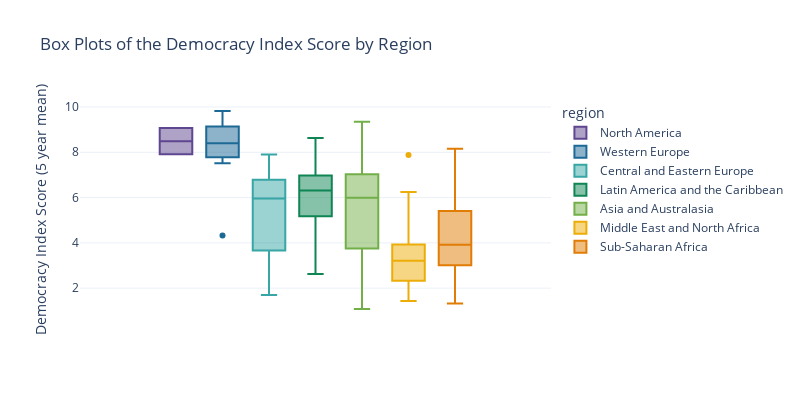

The notebook cell this image was saved under:
### Code cell
# 
fig = px.box(dem_idx, 
            y="five_year_mean",
            color="region",
            template='plotly_white',    
            color_discrete_sequence=px.colors.qualitative.Prism,
            title= 'Box Plots of the Democracy Index Score by Region',
            width=800,
            height=400,
            )
fig.update_yaxes(title_text='Democracy Index Score (5 year mean)')
fig.show()

### Figure 1 — Plotly figure (JSON) as saved in the notebook; plotly's stock layout.template omitted (floating-point values rounded to 4 significant figures)
{"data": [{"alignmentgroup": "True", "hovertemplate": "region=North America<br>five_year_mean=%{y}<extra></extra>", "legendgroup": "North America", "marker": {"color": "rgb(95, 70, 144)"}, "name": "North America", "notched": false, "offsetgroup": "North America", "orientation": "v", "showlegend": true, "type": "box", "x0": " ", "xaxis": "x", "y": [9.072, 7.908], "y0": " ", "yaxis": "y"}, {"alignmentgroup": "True", "hovertemplate": "region=Western Europe<br>five_year_mean=%{y}<extra></extra>", "legendgroup": "Western Europe", "marker": {"color": "rgb(29, 105, 150)"}, "name": "Western Europe", "notched": false, "offsetgroup": "Western Europe", "orientation": "v", "showlegend": true, "type": "box", "x0": " ", "xaxis": "x", "y": [8.202, 7.616, 7.51, 9.192, 9.23, 7.994, 8.7, 7.528, 9.446, 9.114, 7.668, 8.758, 7.822, 8.948, 9.822, 7.908, 8.1, 9.338, 8.986, 4.328, 8.394], "y0": " ", "yaxis": "y"}, {"alignmentgroup": "True", "hovertemplate": "region=Central and Eastern Europe<br>five_year_mean=%{y}<extra></extra>", "legendgroup": "Central and Eastern Europe", "marker": {"color": "rgb(56, 166, 165)"}, "name": "Central and Eastern Europe", "notched": false, "offsetgroup": "Central and Eastern Europe", "orientation": "v", "showlegend": true, "type": "box", "x0": " ", "xaxis": "x", "y": [6.094, 5.36, 2.726, 2.52, 4.944, 6.788, 6.528, 7.752, 7.902, 5.31, 6.592, 3.036, 4.29, 7.358, 7.324, 5.942, 5.926, 5.972, 6.796, 6.43, 2.976, 6.346, 7.068, 7.566, 1.936, 1.696, 5.678, 2.076], "y0": " ", "yaxis": "y"}, {"alignmentgroup": "True", "hovertemplate": "region=Latin America and the Caribbean<br>five_year_mean=%{y}<extra></extra>", "legendgroup": "Latin America and the Caribbean", "marker": {"color": "rgb(15, 133, 84)"}, "name": "Latin America and the Caribbean", "notched": false, "offsetgroup": "Latin America and the Caribbean", "orientation": "v", "showlegend": true, "type": "box", "x0": " ", "xaxis": "x", "y": [6.93, 4.956, 6.878, 8.094, 6.866, 8.144, 2.784, 6.448, 6.026, 5.758, 5.026, 6.284, 3.998, 5.332, 7.074, 5.834, 3.194, 7.008, 6.082, 6.348, 6.91, 7.16, 8.626, 2.628], "y0": " ", "yaxis": "y"}, {"alignmentgroup": "True", "hovertemplate": "region=Asia and Australasia<br>five_year_mean=%{y}<extra></extra>", "legendgroup": "Asia and Australasia", "marker": {"color": "rgb(115, 175, 72)"}, "name": "Asia and Australasia", "notched": false, "offsetgroup": "Asia and Australasia", "orientation": "v", "showlegend": true, "type": "box", "x0": " ", "xaxis": "x", "y": [1.862, 8.95, 5.884, 5.512, 3.26, 2.4, 5.716, 5.724, 6.938, 6.518, 8.118, 1.964, 7.154, 6.45, 2.436, 4.916, 9.35, 1.08, 4.234, 6.046, 6.652, 6.176, 8.04, 6.242, 8.476, 5.94, 7.112, 2.954], "y0": " ", "yaxis": "y"}, {"alignmentgroup": "True", "hovertemplate": "region=Middle East and North Africa<br>five_year_mean=%{y}<extra></extra>", "legendgroup": "Middle East and North Africa", "marker": {"color": "rgb(237, 173, 8)"}, "name": "Middle East and North Africa", "notched": false, "offsetgroup": "Middle East and North Africa", "orientation": "v", "showlegend": true, "type": "box", "x0": " ", "xaxis": "x", "y": [3.742, 2.558, 3.042, 2.188, 3.612, 7.878, 3.628, 3.864, 4.126, 2.034, 5.042, 3.044, 3.982, 3.384, 2.02, 2.466, 1.43, 6.244, 2.804, 1.95], "y0": " ", "yaxis": "y"}, {"alignmentgroup": "True", "hovertemplate": "region=Sub-Saharan Africa<br>five_year_mean=%{y}<extra></extra>", "legendgroup": "Sub-Saharan Africa", "marker": {"color": "rgb(225, 124, 5)"}, "name": "Sub-Saharan Africa", "notched": false, "offsetgroup": "Sub-Saharan Africa", "orientation": "v", "showlegend": true, "type": "box", "x0": " ", "xaxis": "x", "y": [3.666, 4.776, 7.74, 3.888, 2.176, 7.722, 2.804, 1.388, 1.622, 3.27, 3.022, 4.15, 1.326, 2.766, 1.92, 2.19, 3.068, 3.328, 3.512, 4.402, 6.538, 2.792, 2.51, 5.088, 6.394, 5.396, 5.592, 5.676, 4.194, 3.944, 8.16, 3.606, 6.448, 3.458, 4.2, 3.162, 5.776, 4.876, 7.126, 5.174, 2.998, 4.838, 5.416, 3.064], "y0": " ", "yaxis": "y"}], "layout": {"boxmode": "group", "height": 400, "legend": {"title": {"text": "region"}, "tracegroupgap": 0}, "title": {"text": "Box Plots of the Democracy Index Score by Region"}, "width": 800, "xaxis": {"anchor": "y", "domain": [0, 1]}, "yaxis": {"anchor": "x", "domain": [0, 1], "title": {"text": "Democracy Index Score (5 year mean)"}}}}
